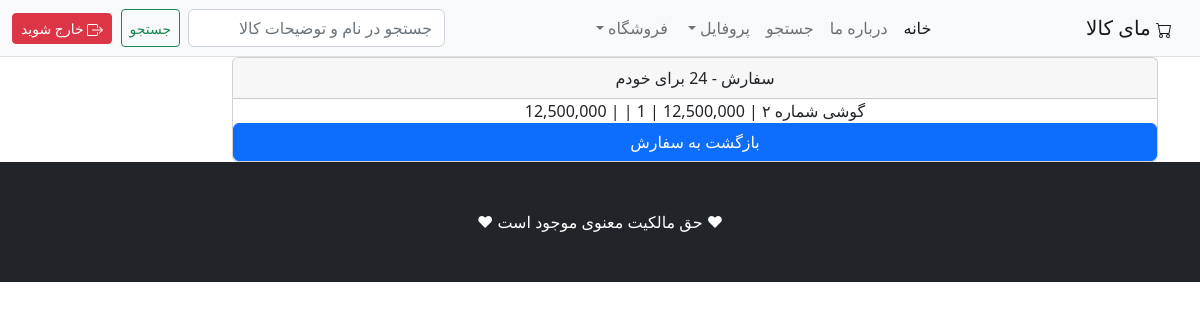
The page /orders_details/24 (signed in) on the database its author committed.
### payment/models.py (models this page shows, shortened)
class Order(models.Model):
    ORDER_STATUS_CHOICES = [
            ('pending','آماده پرداخت'),
            ('processing','درحال پردازش سفارش'),
            ('shipping','ارسال به مشتری'),
            ('delivered','تحویل به مشتری'),
            ]
    user=models.ForeignKey(User,on_delete=models.CASCADE,null=True,blank=True)
    full_name = models.CharField(max_length=250)
    email=models.EmailField(max_length=250,blank=True)
    shipping_address_full_name=models.CharField(max_length=15000)
    amount_paid=models.DecimalField(decimal_places=0,max_digits=10)
    date_ordered=jalali_models.jDateTimeField(auto_now_add=True)
    order_status=models.CharField(max_length=10, choices=ORDER_STATUS_CHOICES,default='pending')
    last_update=jalali_models.jDateTimeField(auto_now=True)

class OrderItems(models.Model):
    order=models.ForeignKey(Order,on_delete=models.CASCADE,null=True,blank=True)
    product=models.ForeignKey(Product,on_delete=models.CASCADE,null=True,blank=True)
    user=models.ForeignKey(User,on_delete=models.CASCADE,null=True)
    quantity=models.PositiveIntegerField(default=1)
    price=models.DecimalField(decimal_places=0,max_digits=10)

### shop/models.py (models this page shows)
class Product(models.Model):
    name = models.CharField(max_length=100)
    category = models.ForeignKey(Category, on_delete=models.CASCADE,default=1)
    price = models.DecimalField(decimal_places=0, max_digits=10,default=0)
    description = models.CharField(max_length=500,default='', blank=True,null=True)
    picture=models.ImageField(upload_to='upload/product')
    is_sale=models.BooleanField(default=False)
    seal_price=models.DecimalField(decimal_places=0, max_digits=10,default=0)
    star=models.IntegerField(default=0,validators=[MinValueValidator(0),MaxValueValidator(5)])
    def __str__(self):
        return f'{self.name}'

### shop/views.py (the view)
# urls.py: path('orders_details/<int:pk>', views.orders_details, name='orders_details'),
def orders_details(request,pk):
    if request.user.is_authenticated:
        order=Order.objects.get(id=pk)
        items = OrderItems.objects.filter(order=order)
        context={'order':order,'items':items}
        return render(request,'orders_details.html',context)
    else:
        messages.success(request, 'شما دسترسی به این صفحه ندارید')
        return redirect('home')

### cart/context_processors.py (called while the page is built)
def cart(request):
    return {'cart': Cart(request)}

### shop/templates/orders_details.html (shortened to what this page needs)
{% extends 'base.html' %}
{% load humanize %}
{% block content %}
   <div class="container">
        <div class="row">
            <div class="col-10">
                <center>
                <div class="card">
                      <div class="card-header">
                        سفارش -  {{ order.id }} برای {{ order.full_name }}
                      </div>
                        {% for item in items %}
                            {{ item.product }} | {{ item.price |intcomma}} | {{ item.quantity }} | {{ order.date_ordered | date:"Y/M/d H:m:s" }} | {{ order.amount_paid | intcomma }}
                        {% endfor %}
                        <a href="{% url 'user_orders' %}" class="btn btn-primary">بازگشت به سفارش</a>
                      </div>
                    </div>
            </div>
        </div>
{% endblock %}

### rows shown on the page
Order: full_name "خودم", amount_paid "12,500,000"
OrderItems: product "گوشی شماره ۲"
